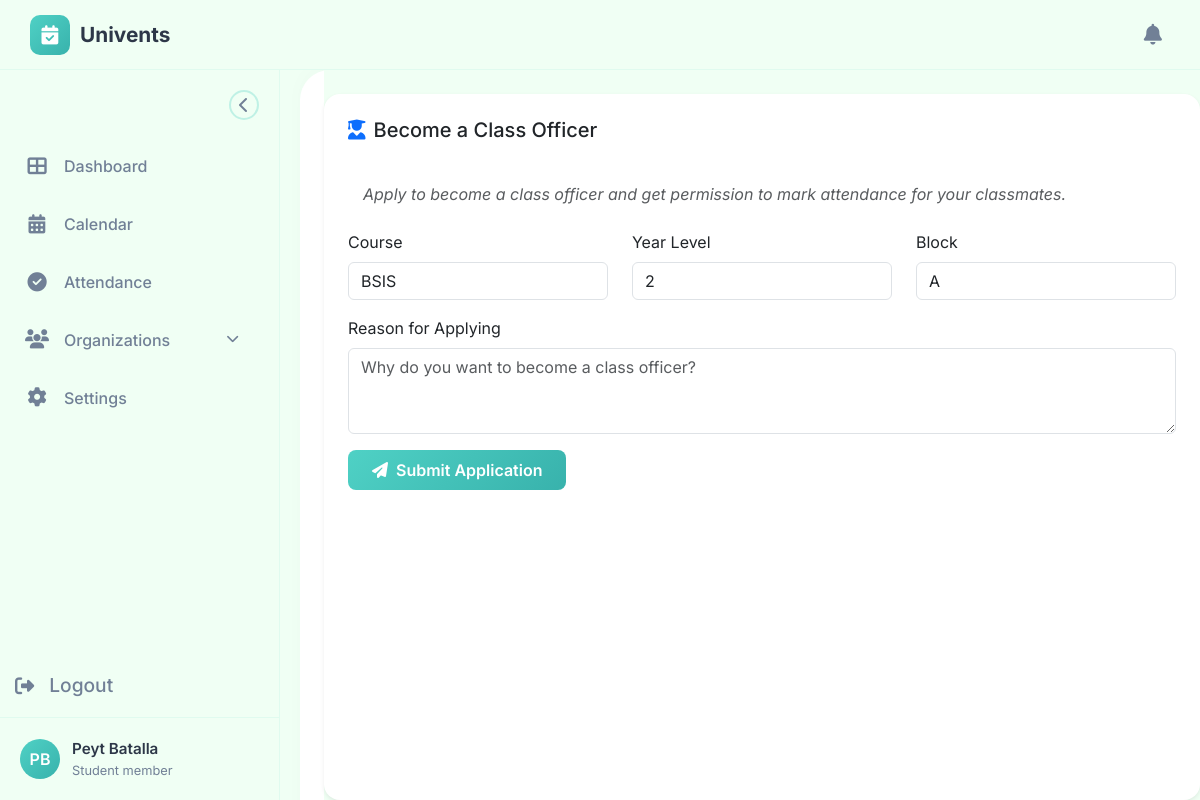
/StudentMembers/profile.php (signed in), run on the app's committed database.
### tables this page shows
CREATE TABLE `users` (
  `user_id` int(11) NOT NULL,
  `id_number` varchar(20) NOT NULL,
  `first_name` varchar(50) NOT NULL,
  `last_name` varchar(50) NOT NULL,
  `email` varchar(100) NOT NULL,
  `password` varchar(255) NOT NULL,
  `profile_picture` varchar(255) DEFAULT NULL,
  `contact_number` varchar(20) DEFAULT NULL,
  `year_level` int(11) DEFAULT NULL,
  `course` varchar(50) DEFAULT NULL,
  `block` varchar(10) DEFAULT NULL,
  `role` enum('admin','org_officer','class_officer','student_member') NOT NULL,
  `status` enum('active','inactive','pending') DEFAULT 'pending',
  `created_at` timestamp NOT NULL DEFAULT current_timestamp(),
  `updated_at` timestamp NOT NULL DEFAULT current_timestamp() ON UPDATE current_timestamp()
);

### config.php (called while the page is built, shortened)
<?php
function getCurrentUser($conn) {
    if (isset($_SESSION['user_id'])) {
        $user_id = $_SESSION['user_id'];
        $sql = "SELECT * FROM users WHERE user_id = ?";
        $stmt = $conn->prepare($sql);
        $stmt->bind_param("i", $user_id);
        $stmt->execute();
        $result = $stmt->get_result();
        return $result->fetch_assoc();
    }
    return null;
}
?>

### StudentMembers/profile.php (the view, shortened to what this page needs)
<?php
require_once '../config.php';
$user = getCurrentUser($conn);
$user_id = $user['user_id'];
$notif_sql = "SELECT COUNT(*) as unread FROM notifications
              WHERE user_id = ? AND is_read = FALSE";
$notif_stmt = $conn->prepare($notif_sql);
$notif_stmt->bind_param("i", $user_id);
$notif_stmt->execute();
$notif_result = $notif_stmt->get_result();
?>
<!DOCTYPE html>
<html lang="en">
<head>
    <link href="https://cdn.jsdelivr.net/npm/bootstrap@5.3.0/dist/css/bootstrap.min.css" rel="stylesheet">
    <link rel="stylesheet" href="https://cdnjs.cloudflare.com/ajax/libs/font-awesome/6.4.0/css/all.min.css">
    <link rel="stylesheet" href="../style.css">
</head>
<body class="dashboard-body">
    <?php include 'nav_sidebar.php'; ?>
    <div class="main-content" id="mainContent">
        <div class="dashboard-content">
            <div class="row">
                <div class="col-md-4 mb-4">
                </div>
            </div>
        </div>
    </div>
<?php if($user['role'] !== 'class_officer'): ?>
<div class="card border-0 shadow-sm mt-4">
    <div class="card-header bg-transparent border-0 pt-4 px-4">
        <h5 class="mb-0"><i class="fas fa-user-graduate me-2 text-primary"></i>Become a Class Officer</h5>
    </div>
    <div class="card-body p-4">
        <p class="text-muted mb-3">Apply to become a class officer and get permission to mark attendance for your classmates.</p>
        <?php
        $check_app_sql = "SELECT * FROM pending_officers WHERE user_id = ? AND requested_role = 'class_officer' AND status = 'pending'";
        $check_app_stmt = $conn->prepare($check_app_sql);
        $check_app_stmt->bind_param("i", $user_id);
        $check_app_stmt->execute();
        $existing_app = $check_app_stmt->get_result();
        if($existing_app->num_rows > 0): ?>
            <div class="alert alert-info">
                <i class="fas fa-info-circle me-2"></i>You have a pending application. Please wait for admin approval.
            </div>
        <?php else: ?>
            <form method="POST" action="">
                <div class="row">
                    <div class="col-md-4 mb-3">
                        <label class="form-label">Course</label>
                        <input type="text" class="form-control" value="<?php echo $user['course']; ?>" readonly>
                    </div>
                    <div class="col-md-4 mb-3">
                        <label class="form-label">Year Level</label>
                        <input type="text" class="form-control" value="<?php echo $user['year_level']; ?>" readonly>
                    </div>
                    <div class="col-md-4 mb-3">
                        <label class="form-label">Block</label>
                        <input type="text" class="form-control" value="<?php echo $user['block']; ?>" readonly>
                    </div>
                </div>
                <div class="mb-3">
                    <label class="form-label">Reason for Applying</label>
                    <textarea name="application_reason" class="form-control" rows="3" required placeholder="Why do you want to become a class officer?"></textarea>
                </div>
                <button type="submit" name="submit_officer_application" class="btn btn-primary">
                    <i class="fas fa-paper-plane me-2"></i>Submit Application
                </button>
            </form>
        <?php endif; ?>
    </div>
</div>
<?php endif; ?>
</div>
</body>
</html>

### StudentMembers/nav_sidebar.php (shortened to what this page needs)
<nav class="dashboard-navbar">
    <div class="nav-left">
        <div class="navbar-brand">
            <i class="fas fa-calendar-check brand-icon"></i>
            <span class="brand-text">Univents</span>
        </div>
    </div>
    <div class="nav-right">
<div class="notification-dropdown" id="notificationDropdown">
    <button class="notification-btn <?php echo basename($_SERVER['PHP_SELF']) == 'notifications.php' ? 'active-page' : ''; ?>" id="notificationBtn">
        <i class="fas fa-bell"></i>
    </button>
</div>
    </div>
</nav>
<div class="dashboard-container">
    <div class="sidebar" id="sidebar">
        <div class="sidebar-header">
            <button class="collapse-btn" id="collapseBtn">
                <i class="fas fa-chevron-left"></i>
            </button>
        </div>
        <div class="sidebar-menu">
            <a href="dashboard.php" class="menu-item <?php echo basename($_SERVER['PHP_SELF']) == 'dashboard.php' ? 'active' : ''; ?>" data-tooltip="Dashboard">
                <div class="menu-icon">
                    <i class="fas fa-th-large"></i>
                </div>
                <span class="menu-text">Dashboard</span>
            </a>
            <a href="calendar.php" class="menu-item <?php echo basename($_SERVER['PHP_SELF']) == 'calendar.php' ? 'active' : ''; ?>" data-tooltip="Calendar">
                <div class="menu-icon">
                    <i class="fas fa-calendar-alt"></i>
                </div>
                <span class="menu-text">Calendar</span>
            </a>
            <a href="attendance.php" class="menu-item <?php echo basename($_SERVER['PHP_SELF']) == 'attendance.php' ? 'active' : ''; ?>" data-tooltip="Attendance">
                <div class="menu-icon">
                    <i class="fas fa-check-circle"></i>
                </div>
                <span class="menu-text">Attendance</span>
            </a>
            <div class="menu-item dropdown-trigger" id="orgDropdown" data-tooltip="Organizations">
                <div class="menu-icon">
                    <i class="fas fa-users"></i>
                </div>
                <span class="menu-text">Organizations</span>
                <i class="fas fa-chevron-down dropdown-arrow"></i>
            </div>
            <a href="settings.php" class="menu-item <?php echo basename($_SERVER['PHP_SELF']) == 'settings.php' ? 'active' : ''; ?>" data-tooltip="Settings">
                <div class="menu-icon">
                    <i class="fas fa-cog"></i>
                </div>
                <span class="menu-text">Settings</span>
            </a>
        </div>
        <div class="menu-icon">
            <a href="../logout.php" class="menu-item">
                <i class="fas fa-sign-out-alt"></i>
                <span class="menu-text">Logout</span>
            </a>
        </div>
        <a href="profile.php" class="sidebar-footer-link">
            <div class="sidebar-footer">
                <div class="user-info-mini">
                    <div class="user-avatar-mini">
                        <?php if(isset($user) && $user['profile_picture']): ?>
                            <img src="<?php echo $user['profile_picture']; ?>" alt="Profile">
                        <?php else: ?>
                            <?php echo isset($user) ? strtoupper(substr($user['first_name'], 0, 1) . substr($user['last_name'], 0, 1)) : 'GU'; ?>
                        <?php endif; ?>
                    </div>
                    <div class="user-details-mini">
                        <span class="user-name-mini"><?php echo isset($user) ? $user['first_name'] . ' ' . $user['last_name'] : 'Guest User'; ?></span>
                        <span class="user-role-mini"><?php echo isset($user) ? ucfirst(str_replace('_', ' ', $user['role'])) : 'Guest'; ?></span>
                    </div>
                </div>
            </div>
        </a>
    </div>

### data on the page
users: first_name+last_name "PB", first_name "Peyt", last_name "Batalla", role "Student member", course "BSIS", year_level "2", block "A"
